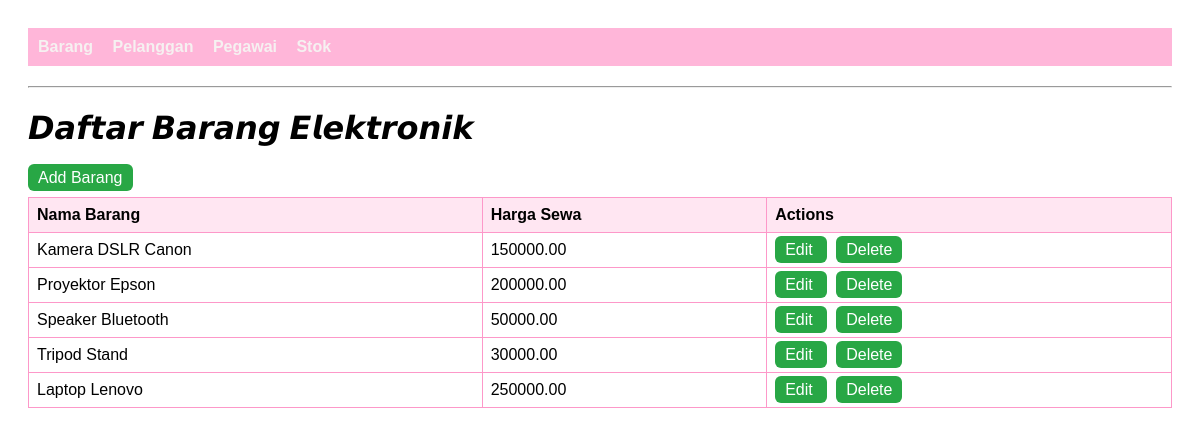
/index.php?entity=barang, run on the app's committed database.
### tables this page shows
CREATE TABLE IF NOT EXISTS barang (
  id_barang INT(11) NOT NULL AUTO_INCREMENT,
  nama_barang VARCHAR(100) NOT NULL,
  harga_sewa DECIMAL(10,2) NOT NULL,
  PRIMARY KEY (id_barang)
);

### models/Barang.php (called while the page is built, shortened)
<?php
require_once "config/Database.php";
class Barang
{
    private $conn;
    private $table = "barang";
    public function __construct()
    {
        $database = new Database();
        $this->conn = $database->getConnection();
    }
    public function getAll()
    {
        $query = "SELECT * FROM " . $this->table;
        $stmt = $this->conn->prepare($query);
        $stmt->execute();
        return $stmt->fetchAll(PDO::FETCH_ASSOC);
    }
}

### config/Database.php (called while the page is built, shortened)
<?php
class Database
{
    private $host = "localhost";
    private $database = "pinjam_barang";
    private $username = "root";
    private $password = "";
    public function getConnection()
    {
        $this->conn = null;
        try {
            $this->conn = new PDO("mysql:host=" . $this->host . ";dbname=" . $this->database, $this->username, $this->password);
            $this->conn->setAttribute(PDO::ATTR_ERRMODE, PDO::ERRMODE_EXCEPTION);
        } catch (PDOException $exception) {
            echo "Connection error: " . $exception->getMessage();
        }
        return $this->conn;
    }
}

### viewmodels/BarangViewModel.php (called while the page is built, shortened)
<?php
require_once 'models/Barang.php';
class BarangViewModel
{
    private $barang;
    public function __construct()
    {
        $this->barang = new Barang();
    }
    public function getBarangList()
    {
        return $this->barang->getAll();
    }
}

### view/barang_list.php (the view)
<?php
require_once 'view/template/header.php';
?>
<h1 class="mt-4">𝘿𝙖𝙛𝙩𝙖𝙧 𝘽𝙖𝙧𝙖𝙣𝙜 𝙀𝙡𝙚𝙠𝙩𝙧𝙤𝙣𝙞𝙠</h1>
<a href="index.php?entity=barang&action=add" class="btn btn-success mb-3">
    Add Barang
</a>
<table class="w-full border">
    <tr>
        <th>Nama Barang</th>
        <th>Harga Sewa</th>
        <th>Actions</th>
    </tr>
    <?php foreach ($barangList as $barang): ?>
        <tr>
            <td class="border px-4 py-2"><?php echo htmlspecialchars($barang['nama_barang']); ?></td>
            <td class="border px-4 py-2"><?php echo htmlspecialchars($barang['harga_sewa']); ?></td>
            <td class="border px-4 py-2">
                <a class="btn btn-success"
                href="index.php?entity=barang&action=edit&id=<?php echo $barang['id_barang']; ?>">
                Edit
                </a>
                <a class="btn btn-success"
                href="index.php?entity=barang&action=delete&id=<?php echo $barang['id_barang']; ?>"
                onclick="return confirm('Yakin hapus?');">
                Delete
                </a>
            </td>
        </tr>
    <?php endforeach; ?>
</table>
<?php
require_once 'view/template/footer.php';
?>

### view/template/header.php (style rules this page uses)
body { font-family: sans-serif; padding: 20px; }
table { border-collapse: collapse; width: 100%; margin-top: 10px; }
th, td { border: 1px solid #fd98c9ff;; padding: 8px; text-align: left; }
th { background-color: #ffe6f2; }
.btn { padding: 5px 10px; text-decoration: none; background: #ffe6f2; color: white; border-radius: 6px; margin-right: 9px; }
.btn-success { background: #28a745; color: white; }

### data on the page
barang: nama_barang "Kamera DSLR Canon", harga_sewa "150000.00"
barang: nama_barang "Proyektor Epson", harga_sewa "200000.00"
barang: nama_barang "Speaker Bluetooth", harga_sewa "50000.00"
barang: nama_barang "Tripod Stand", harga_sewa "30000.00"
barang: nama_barang "Laptop Lenovo", harga_sewa "250000.00"
